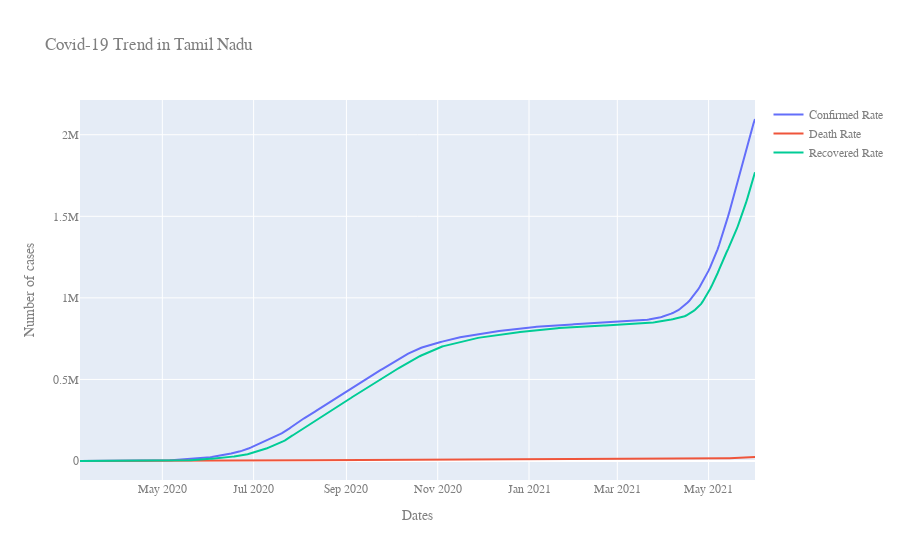

Notebook code for this chart:
### Code cell
state = input("Enter the name of the state : ")
fig = go.Figure()
for idx in range(0,len(states)):
    if states[idx] == state:
        C = df2[df2['State']==states[idx]].reset_index()
fig.add_trace(go.Scatter(x=C['Date'],y=C['Confirmed'],name='Confirmed Rate'))
fig.add_trace(go.Scatter(x=C['Date'],y=C['Deaths'],name='Death Rate'))
fig.add_trace(go.Scatter(x=C['Date'],y=C['Recovered'],name='Recovered Rate'))

GraphTitle = "Covid-19 Trend in "+state
fig.update_layout(
    title=GraphTitle,
    xaxis_title="Dates",
    yaxis_title="Number of cases",
    font=dict(
        family="Courier New, monospace",
        size=12,
        color="#7f7f7f"
    )
)

fig.show()

### Figure 1 — Plotly figure (JSON) as saved in the notebook; plotly's stock layout.template omitted (floating-point values rounded to 4 significant figures; data arrays with more than 128 entries replaced by an {"elided": "..."} marker saying what was removed)
{"data": [{"name": "Confirmed Rate", "type": "scatter", "x": {"elided": "452 str values"}, "y": {"elided": "452 int values"}}, {"name": "Death Rate", "type": "scatter", "x": {"elided": "452 str values"}, "y": {"elided": "452 int values"}}, {"name": "Recovered Rate", "type": "scatter", "x": {"elided": "452 str values"}, "y": {"elided": "452 int values"}}], "layout": {"font": {"color": "#7f7f7f", "family": "Courier New, monospace", "size": 12}, "title": {"text": "Covid-19 Trend in Tamil Nadu"}, "xaxis": {"title": {"text": "Dates"}}, "yaxis": {"title": {"text": "Number of cases"}}}}
